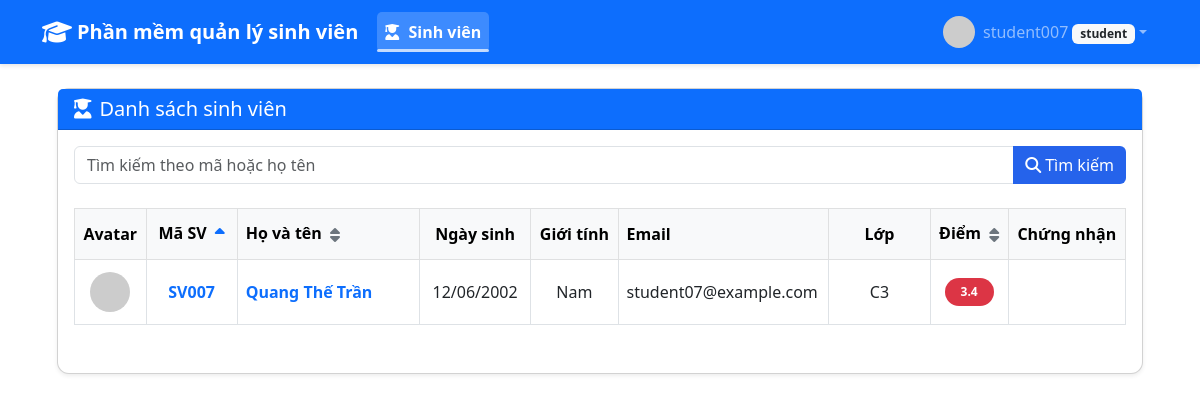
/students/list (signed in), run on an earlier commit of the app's database.
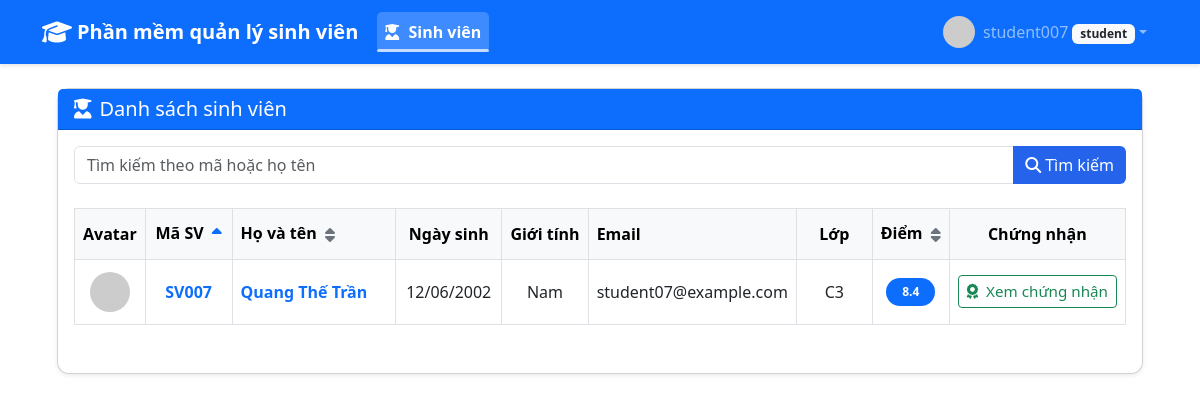
And on a later commit of the database.
### app/models.py (models this page shows, shortened)
class User(db.Model, UserMixin):
    id = db.Column(db.Integer, primary_key=True)
    username = db.Column(db.String(64), unique=True, nullable=False)
    password_hash = db.Column(db.String(128), nullable=False)
    role = db.Column(db.String(20), nullable=False)
    email = db.Column(db.String(100), unique=True)
    fullname = db.Column(db.String(100))
    phone = db.Column(db.String(20))
    birthdate = db.Column(db.Date)
    gender = db.Column(db.String(10))
    avatar = db.Column(db.String(255))
    teacher_code = db.Column(db.String(20), unique=True)
    student_code = db.Column(db.String(20), unique=True)
    class_id = db.Column(db.Integer, db.ForeignKey('class.id'))
    score = db.Column(db.Float)
    updated_at = db.Column(db.DateTime, default=datetime.utcnow, onupdate=datetime.utcnow)
    reset_password_token = db.Column(db.String(128))
    reset_password_expires = db.Column(db.DateTime)
    classes = db.relationship('Class', secondary=teacher_class, backref='teachers')

class Class(db.Model):
    id = db.Column(db.Integer, primary_key=True)
    name = db.Column(db.String(50), unique=True, nullable=False)
    students = db.relationship('User', backref='class_', lazy=True, foreign_keys='User.class_id')

### app/students/routes.py (the view)
@students_bp.route('/')
@students_bp.route('/list')
@login_required
def student_list():
    search = request.args.get('search', '')
    sort_by = request.args.get('sort_by', 'student_code')
    sort_order = request.args.get('sort_order', 'asc')
    page = int(request.args.get('page', 1))
    per_page = 20
    students = get_filterable_students(search)
    if sort_by == 'student_code':
        students = sorted(students, key=lambda x: x.student_code, reverse=(sort_order == 'desc'))
    elif sort_by == 'fullname':
        students = sorted(students, key=lambda x: x.fullname, reverse=(sort_order == 'desc'))
    elif sort_by == 'class_name':
        students = sorted(students, key=lambda x: x.class_.name if x.class_ else '', reverse=(sort_order == 'desc'))
    elif sort_by == 'score':
        students = sorted(students, key=lambda x: x.score if x.score is not None else -1, reverse=(sort_order == 'desc'))
    unique_classes = set(student.class_.name for student in students if student.class_)
    can_create = current_user.role in ['admin', 'teacher']
    if current_user.role == 'student':
        students = [current_user]
        total_pages = 1
        students_page = students
    else:
        total = len(students)
        total_pages = (total + per_page - 1) // per_page
        start = (page - 1) * per_page
        end = start + per_page
        students_page = students[start:end]
    return render_template('students/index.html',
                        students=students_page,
                        search=search,
                        sort_by=sort_by,
                        sort_order=sort_order,
                        unique_classes=unique_classes,
                        can_create=can_create,
                        page=page,
                        total_pages=total_pages)

### app/templates/students/index.html (shortened to what this page needs)
{% extends 'base.html' %}
{% block content %}
<div class="container-fluid">
    <div class="row mb-4">
        <div class="col-12">
            <div class="card shadow-sm">
                <div class="card-header bg-primary text-white d-flex flex-column flex-md-row justify-content-between align-items-center">
                    <h5 class="mb-0"><i class="fas fa-user-graduate me-2"></i>Danh sách sinh viên</h5>
                </div>
                <div class="card-body">
                    <form method="GET" class="mb-4">
                        <div class="row g-3">
                            <div class="col-md-12">
                                <div class="input-group">
                                    <input type="text" name="search" class="form-control" placeholder="Tìm kiếm theo mã hoặc họ tên" value="{{ request.args.get('search', '') }}">
                                    <button class="btn btn-primary"><i class="fas fa-search me-1"></i>Tìm kiếm</button>
                                </div>
                            </div>
                        </div>
                    </form>
                    {% if students %}
                    <form id="deleteForm" action="{{ url_for('students.delete_students') }}" method="POST" class="mb-3">
                        <div class="table-responsive">
                            <table class="table table-hover table-bordered align-middle table-students">
                                <thead class="table-light">
                                    <tr>
                                        <th class="text-center col-avatar" style="width:60px;">Avatar</th>
                                        <th class="text-center col-student-code">Mã SV
                                            <a href="?search={{ request.args.get('search', '') }}&sort_by=student_code&sort_order={% if sort_by == 'student_code' and sort_order == 'asc' %}desc{% else %}asc{% endif %}" class="ms-1 text-secondary align-middle" style="font-size:1rem">
                                                {% if sort_by == 'student_code' and sort_order == 'asc' %}
                                                    <i class="fas fa-sort-up text-primary"></i>
                                                {% elif sort_by == 'student_code' and sort_order == 'desc' %}
                                                    <i class="fas fa-sort-down text-primary"></i>
                                                {% else %}
                                                    <i class="fas fa-sort"></i>
                                                {% endif %}
                                            </a>
                                        </th>
                                        <th class="text-start col-fullname">Họ và tên
                                            <a href="?search={{ request.args.get('search', '') }}&sort_by=fullname&sort_order={% if sort_by == 'fullname' and sort_order == 'asc' %}desc{% else %}asc{% endif %}" class="ms-1 text-secondary align-middle" style="font-size:1rem">
                                                {% if sort_by == 'fullname' and sort_order == 'asc' %}
                                                    <i class="fas fa-sort-up text-primary"></i>
                                                {% elif sort_by == 'fullname' and sort_order == 'desc' %}
                                                    <i class="fas fa-sort-down text-primary"></i>
                                                {% else %}
                                                    <i class="fas fa-sort"></i>
                                                {% endif %}
                                            </a>
                                        </th>
                                        <th class="text-center col-birthdate">Ngày sinh</th>
                                        <th class="text-center col-gender">Giới tính</th>
                                        <th class="text-start col-email">Email</th>
                                        <th class="text-center col-class">Lớp</th>
                                        <th class="text-center col-score">Điểm
                                            <a href="?search={{ request.args.get('search', '') }}&score_min={{ request.args.get('score_min', '') }}&score_max={{ request.args.get('score_max', '') }}&sort_by=score&sort_order={% if sort_by == 'score' and sort_order == 'asc' %}desc{% else %}asc{% endif %}" class="ms-1 text-secondary align-middle" style="font-size:1rem">
                                                {% if sort_by == 'score' and sort_order == 'asc' %}
                                                    <i class="fas fa-sort-up text-primary"></i>
                                                {% elif sort_by == 'score' and sort_order == 'desc' %}
                                                    <i class="fas fa-sort-down text-primary"></i>
                                                {% else %}
                                                    <i class="fas fa-sort"></i>
                                                {% endif %}
                                            </a>
                                        </th>
                                        <th class="text-center col-certificate" style="width: 110px;">Chứng nhận</th>
                                    </tr>
                                </thead>
                                <tbody>
                                    {% for student in students %}
                                    <tr>
                                        <td class="text-center col-avatar">
                                            <img src="{{ student.avatar or 'https://api.dicebear.com/7.x/adventurer/png?seed=student' }}" class="rounded-circle" width="40" height="40" alt="Avatar">
                                        </td>
                                        <td class="text-center col-student-code"><a href="{{ url_for('students.view_student', id=student.id) }}" class="student-link">{{ student.student_code }}</a></td>
                                        <td class="text-start col-fullname"><a href="{{ url_for('students.view_student', id=student.id) }}" class="student-link">{{ student.fullname }}</a></td>
                                        <td class="text-center col-birthdate">{{ student.birthdate.strftime('%d/%m/%Y') if student.birthdate else '' }}</td>
                                        <td class="text-center col-gender">{{ student.gender }}</td>
                                        <td class="text-start col-email">{{ student.email }}</td>
                                        <td class="text-center col-class">{{ student.class_.name if student.class_ else 'Chưa phân lớp' }}</td>
                                        <td class="text-center col-score font-weight-bold">
                                            <span class="badge rounded-pill px-3 py-2 {% if student.score is not none %}{% if student.score >= 8.5 %}bg-success{% elif student.score >= 7.0 %}bg-primary{% elif student.score >= 5.5 %}bg-info{% elif student.score >= 4.0 %}bg-warning{% else %}bg-danger{% endif %}{% else %}bg-secondary{% endif %}">
                                                {{ "%.1f"|format(student.score) if student.score is not none else '-' }}
                                            </span>
                                        </td>
                                        <td class="text-center col-certificate">
                                            {% if student.score is not none and student.score >= 8.0 and (current_user.role == 'admin' or current_user.role == 'teacher' and (student.class_ and current_user.can_manage_class(student.class_.name)) or (current_user.role == 'student' and current_user.id == student.id)) %}
                                                <a href="{{ url_for('students.student_certificate', id=student.id) }}" class="btn btn-outline-success btn-sm px-2 py-1" style="font-size:0.95rem;min-width:90px;">
                                                    <i class="fas fa-award me-1"></i> Xem chứng nhận
                                                </a>
                                            {% endif %}
                                        </td>
                                    </tr>
                                    {% endfor %}
                                </tbody>
                            </table>
                        </div>
                    </form>
                    {% else %}
                    <div class="alert alert-info text-center my-4">
                        <i class="fas fa-info-circle me-2"></i>Không có sinh viên nào
                    </div>
                    {% endif %}
                </div>
            </div>
        </div>
    </div>
</div>
{% endblock %}

### app/templates/base.html (shortened to what this page needs)
<!DOCTYPE html>
<html lang="vi">
<head>
    <link href="https://cdn.jsdelivr.net/npm/bootstrap@5.3.0-alpha1/dist/css/bootstrap.min.css" rel="stylesheet">
    <link rel="stylesheet" href="https://cdnjs.cloudflare.com/ajax/libs/font-awesome/6.1.1/css/all.min.css">
    <link rel="stylesheet" href="{{ url_for('static', filename='css/styles.css') }}">
</head>
<body>
    <nav class="navbar navbar-expand-lg navbar-dark bg-primary">
        <div class="container d-flex align-items-center justify-content-between">
            <span class="navbar-brand mb-0 d-flex align-items-center">
                <i class="fas fa-graduation-cap logo-icon"></i> Phần mềm quản lý sinh viên
            </span>
            <div class="collapse navbar-collapse" id="navbarNav">
                <ul class="navbar-nav">
                    {% if current_user.is_authenticated %}
                    {% if current_user.role == 'student' %}
                        <li class="nav-item">
                            <a class="nav-link {% if request.path.startswith('/students') %}active{% endif %}" href="{{ url_for('students.student_list') }}">
                                <i class="fas fa-user-graduate"></i> Sinh viên
                            </a>
                        </li>
                    {% endif %}
                    {% endif %}
                </ul>
                <ul class="navbar-nav ms-auto">
                    {% if current_user.is_authenticated %}
                    <li class="nav-item dropdown">
                        <a class="nav-link dropdown-toggle d-flex align-items-center" href="#" id="userDropdown" role="button" data-bs-toggle="dropdown" aria-expanded="false">
                            <div class="user-avatar overflow-hidden me-2">
                                {% if current_user.avatar %}
                                    <img src="{{ current_user.avatar }}" alt="avatar" style="width:32px;height:32px;object-fit:cover;border-radius:50%;">
                                {% else %}
                                    <i class="fas fa-user fa-lg"></i>
                                {% endif %}
                            </div>
                            <span>{{ current_user.username }} <small class="badge bg-light text-dark">{{ current_user.role }}</small></span>
                        </a>
                    </li>
                    {% else %}
                    <li class="nav-item">
                        <a class="nav-link" href="{{ url_for('auth.login') }}">
                            <i class="fas fa-sign-in-alt"></i> Đăng nhập
                        </a>
                    </li>
                    {% endif %}
                </ul>
            </div>
        </div>
    </nav>
    <div class="custom-container mt-4">
        {% block content %}{% endblock %}
    </div>
</body>
</html>

What changed in the data, as far as the page shows it:
changed User "SV007": score "3.4" → "8.4"; now shows "Xem chứng nhận"
